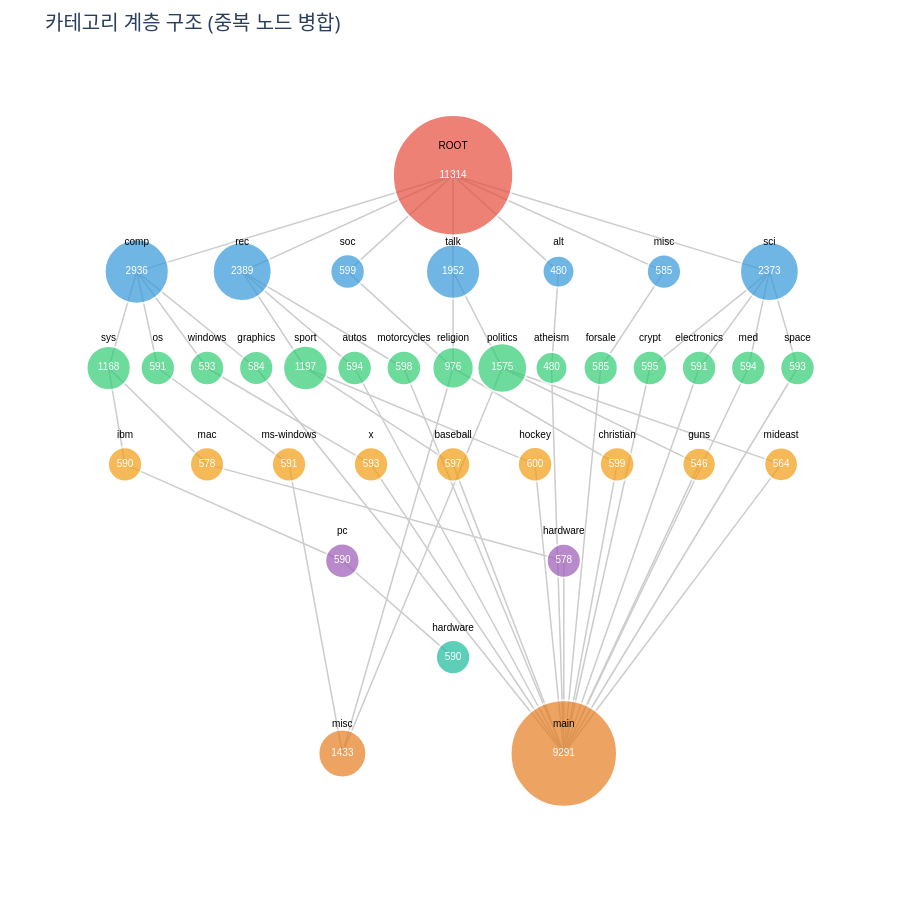

Notebook source saved alongside this figure:
### Code cell
import plotly.graph_objects as go

# 데이터
data = count_by_class_dict

nodes_by_level_and_name = {}
nodes = {}
edges = set()
node_id = 0

root_key = ('ROOT', 0)
nodes[root_key] = {'id': node_id, 'label': 'ROOT', 'level': 0, 'count': len(TRAIN_DICT)}
nodes_by_level_and_name[(0, 'ROOT')] = root_key
node_id += 1

for level, name_count_dict in data.items():
    current_level = level + 1
    for name, count in name_count_dict.items():
        node_key = (name, current_level)
        if node_key not in nodes:
            nodes[node_key] = {
                'id': node_id,
                'label': name,
                'level': current_level,
                'count': count,
            }
            nodes_by_level_and_name[(current_level, name)] = node_key
            node_id += 1

for _, category_dict in TRAIN_DICT.items():
    ordered_path = sorted(
        (int(k), v) for k, v in category_dict.items() if k != 'category'
    )
    parent_key = root_key
    for level_idx, name in ordered_path:
        current_level = level_idx + 1
        node_key = nodes_by_level_and_name.get((current_level, name))
        if node_key is None:
            continue
        edges.add((parent_key, node_key))
        parent_key = node_key

levels = {}
for node_key, node in nodes.items():
    levels.setdefault(node['level'], []).append(node_key)


# 노드의 최대 자식 깊이를 계산하는 함수
def get_max_depth(node_key, edges, memo=None):
    """
    해당 노드에서 시작하여 도달할 수 있는 최대 깊이를 반환합니다.
    """
    if memo is None:
        memo = {}
    
    if node_key in memo:
        return memo[node_key]
    
    # 자식 노드 찾기
    children = [child for parent, child in edges if parent == node_key]
    
    if not children:
        memo[node_key] = 0
        return 0
    
    # 자식들의 최대 깊이 + 1
    max_child_depth = max(get_max_depth(child, edges, memo) for child in children)
    memo[node_key] = max_child_depth + 1
    
    return memo[node_key]


# 부모-자식 관계를 기반으로 노드 정렬 함수
def sort_nodes_by_hierarchy(node_keys, edges, nodes):
    """
    부모-자식 관계를 고려하여 노드를 정렬합니다.
    깊이가 깊은 노드를 왼쪽에 배치하고 (레벨 5 제외),
    같은 부모를 가진 노드들끼리 그룹화합니다.
    """
    if not node_keys:
        return []
    
    # 각 노드의 부모들 찾기
    node_parents = {}
    for parent, child in edges:
        if child in node_keys:
            if child not in node_parents:
                node_parents[child] = []
            node_parents[child].append(parent)
    
    # 부모가 없는 노드들 (루트 레벨)
    if not node_parents:
        return sorted(node_keys, key=lambda x: nodes[x]['label'])
    
    # 각 노드의 최대 깊이 계산
    depth_memo = {}
    for node_key in node_keys:
        get_max_depth(node_key, edges, depth_memo)
    
    # 부모별로 자식 노드 그룹화
    parent_to_children = {}
    for node in node_keys:
        parents = tuple(sorted(node_parents.get(node, [])))
        if parents not in parent_to_children:
            parent_to_children[parents] = []
        parent_to_children[parents].append(node)
    
    # 각 그룹 내에서 정렬
    # 레벨 5가 아니면: 깊이가 깊은 것 -> 알파벳순
    # 레벨 5이면: 알파벳순만
    for parents in parent_to_children:
        children = parent_to_children[parents]
        current_level = nodes[children[0]]['level']
        
        if current_level == 6:  # 레벨 5 (0-indexed이므로 6)
            # 레벨 5는 알파벳순으로만 정렬
            parent_to_children[parents].sort(key=lambda x: nodes[x]['label'])
        else:
            # 다른 레벨은 깊이 우선 -> 알파벳순
            parent_to_children[parents].sort(
                key=lambda x: (-depth_memo.get(x, 0), nodes[x]['label'])
            )
    
    # 부모의 x 좌표 순서대로 자식들을 배치
    sorted_nodes = []
    
    # 첫 번째 레벨은 부모의 x 좌표가 없으므로 깊이 -> 알파벳순으로
    if all(p not in nodes or 'x' not in nodes[p] for parents in parent_to_children.keys() for p in parents):
        sorted_parent_groups = sorted(
            parent_to_children.keys(),
            key=lambda parents: (
                -max(depth_memo.get(child, 0) for child in parent_to_children[parents]),
                min(nodes[child]['label'] for child in parent_to_children[parents])
            )
        )
    else:
        # 부모의 x 좌표를 기준으로 정렬
        def get_parent_x(parents):
            if not parents:
                return 0
            parent_xs = [nodes[p].get('x', 0) for p in parents if p in nodes]
            return sum(parent_xs) / len(parent_xs) if parent_xs else 0
        
        sorted_parent_groups = sorted(parent_to_children.keys(), key=get_parent_x)
    
    for parents in sorted_parent_groups:
        sorted_nodes.extend(parent_to_children[parents])
    
    return sorted_nodes


# 레벨별 노드 배치 (계층 구조 기반 정렬 적용)
for level, node_keys in levels.items():
    # 계층 구조 기반 정렬 적용
    sorted_node_keys = sort_nodes_by_hierarchy(node_keys, edges, nodes)
    
    num_nodes = len(sorted_node_keys)
    y = -level * 2
    for i, key in enumerate(sorted_node_keys):
        if num_nodes == 1:
            x = 0
        else:
            spacing = min(15, 50 / num_nodes)
            x = (i - (num_nodes - 1) / 2) * spacing
        nodes[key]['x'] = x
        nodes[key]['y'] = y

edge_x = []
edge_y = []
for parent, child in edges:
    edge_x.extend([nodes[parent]['x'], nodes[child]['x'], None])
    edge_y.extend([nodes[parent]['y'], nodes[child]['y'], None])

edge_trace = go.Scatter(
    x=edge_x,
    y=edge_y,
    mode='lines',
    line=dict(width=1.5, color='#cccccc'),
    hoverinfo='none'
)

node_colors = ['#e74c3c', '#3498db', '#2ecc71', '#f39c12', '#9b59b6', '#1abc9c', '#e67e22']
node_x = []
node_y = []
node_labels = []
node_counts = []
node_color = []
node_sizes = []

for n in nodes.values():
    node_x.append(n['x'])
    node_y.append(n['y'])
    node_labels.append(n['label'])
    node_counts.append(str(n.get('count', 0)))
    node_color.append(node_colors[n['level'] % len(node_colors)])
    base_size = 14 if n['level'] == 0 else 10
    scale = 0 if n.get('count') is None else max(0, n['count']) ** 0.5
    node_sizes.append(base_size + scale)

parent_counts = {}
for parent, child in edges:
    parent_counts[child] = parent_counts.get(child, 0) + 1

hover_text = []
for node_key, n in nodes.items():
    parent_count = parent_counts.get(node_key, 0)
    base_text = f"{n['label']}<br>레벨: {n['level']}<br>개수: {n.get('count', 0)}"
    if parent_count > 1:
        hover_text.append(base_text + f"<br>부모 노드: {parent_count}개")
    else:
        hover_text.append(base_text)

node_trace = go.Scatter(
    x=node_x,
    y=node_y,
    mode='markers',
    marker=dict(
        size=node_sizes,
        color=node_color,
        line=dict(width=2, color='white')
    ),
    hoverinfo='text',
    hovertext=hover_text
)

count_text_trace = go.Scatter(
    x=node_x,
    y=node_y,
    mode='text',
    text=node_counts,
    textposition='middle center',
    textfont=dict(size=10, color='white', family='Arial'),
    hoverinfo='none'
)

label_text_trace = go.Scatter(
    x=node_x,
    y=[y + 0.5 for y in node_y],
    mode='text',
    text=node_labels,
    textposition='top center',
    textfont=dict(size=10, color='black', family='Arial'),
    hoverinfo='none'
)

layout = go.Layout(
    title=dict(text='카테고리 계층 구조 (중복 노드 병합)', font=dict(size=20)),
    showlegend=False,
    hovermode='closest',
    xaxis=dict(showgrid=False, zeroline=False, showticklabels=False),
    yaxis=dict(showgrid=False, zeroline=False, showticklabels=False),
    plot_bgcolor='#ffffff',
    paper_bgcolor='#ffffff',
    margin=dict(l=40, r=40, t=60, b=40),
    height=900,
)

fig = go.Figure(
    data=[edge_trace, node_trace, count_text_trace, label_text_trace],
    layout=layout,
)
fig.show()

### Figure 1 — Plotly figure (JSON) as saved in the notebook; plotly's stock layout.template omitted (floating-point values rounded to 4 significant figures; data arrays with more than 128 entries replaced by an {"elided": "..."} marker saying what was removed)
{"data": [{"hoverinfo": "none", "line": {"color": "#cccccc", "width": 1.5}, "mode": "lines", "type": "scatter", "x": {"elided": "162 float values"}, "y": {"elided": "162 int values"}}, {"hoverinfo": "text", "hovertext": ["ROOT<br>레벨: 0<br>개수: 11314", "talk<br>레벨: 1<br>개수: 1952", "rec<br>레벨: 1<br>개수: 2389", "comp<br>레벨: 1<br>개수: 2936", "alt<br>레벨: 1<br>개수: 480", "sci<br>레벨: 1<br>개수: 2373", "soc<br>레벨: 1<br>개수: 599", "misc<br>레벨: 1<br>개수: 585", "politics<br>레벨: 2<br>개수: 1575", "autos<br>레벨: 2<br>개수: 594", "sys<br>레벨: 2<br>개수: 1168", "atheism<br>레벨: 2<br>개수: 480", "sport<br>레벨: 2<br>개수: 1197", "os<br>레벨: 2<br>개수: 591", "crypt<br>레벨: 2<br>개수: 595", "med<br>레벨: 2<br>개수: 594", "motorcycles<br>레벨: 2<br>개수: 598", "windows<br>레벨: 2<br>개수: 593", "graphics<br>레벨: 2<br>개수: 584", "electronics<br>레벨: 2<br>개수: 591", "space<br>레벨: 2<br>개수: 593", "religion<br>레벨: 2<br>개수: 976<br>부모 노드: 2개", "forsale<br>레벨: 2<br>개수: 585", "mideast<br>레벨: 3<br>개수: 564", "mac<br>레벨: 3<br>개수: 578", "baseball<br>레벨: 3<br>개수: 597", "ms-windows<br>레벨: 3<br>개수: 591", "hockey<br>레벨: 3<br>개수: 600", "x<br>레벨: 3<br>개수: 593", "ibm<br>레벨: 3<br>개수: 590", "guns<br>레벨: 3<br>개수: 546", "christian<br>레벨: 3<br>개수: 599", "hardware<br>레벨: 4<br>개수: 578", "pc<br>레벨: 4<br>개수: 590", "hardware<br>레벨: 5<br>개수: 590", "main<br>레벨: 6<br>개수: 9291<br>부모 노드: 16개", "misc<br>레벨: 6<br>개수: 1433<br>부모 노드: 3개"], "marker": {"color": ["#e74c3c", "#3498db", "#3498db", "#3498db", "#3498db", "#3498db", "#3498db", "#3498db", "#2ecc71", "#2ecc71", "#2ecc71", "#2ecc71", "#2ecc71", "#2ecc71", "#2ecc71", "#2ecc71", "#2ecc71", "#2ecc71", "#2ecc71", "#2ecc71", "#2ecc71", "#2ecc71", "#2ecc71", "#f39c12", "#f39c12", "#f39c12", "#f39c12", "#f39c12", "#f39c12", "#f39c12", "#f39c12", "#f39c12", "#9b59b6", "#9b59b6", "#1abc9c", "#e67e22", "#e67e22"], "line": {"color": "white", "width": 2}, "size": [120.4, 54.18, 58.88, 64.18, 31.91, 58.71, 34.47, 34.19, 49.69, 34.37, 44.18, 31.91, 44.6, 34.31, 34.39, 34.37, 34.45, 34.35, 34.17, 34.31, 34.35, 41.24, 34.19, 33.75, 34.04, 34.43, 34.31, 34.49, 34.35, 34.29, 33.37, 34.47, 34.04, 34.29, 34.29, 106.4, 47.85]}, "mode": "markers", "type": "scatter", "x": [0, 0, -14.29, -21.43, 7.143, 21.43, -7.143, 14.29, 3.333, -6.667, -23.33, 6.667, -10, -20, 13.33, 20, -3.333, -16.67, -13.33, 16.67, 23.33, 0, 10, 22.22, -16.67, 0, -11.11, 5.556, -5.556, -22.22, 16.67, 11.11, 7.5, -7.5, 0, 7.5, -7.5], "y": [0, -2, -2, -2, -2, -2, -2, -2, -4, -4, -4, -4, -4, -4, -4, -4, -4, -4, -4, -4, -4, -4, -4, -6, -6, -6, -6, -6, -6, -6, -6, -6, -8, -8, -10, -12, -12]}, {"hoverinfo": "none", "mode": "text", "text": ["11314", "1952", "2389", "2936", "480", "2373", "599", "585", "1575", "594", "1168", "480", "1197", "591", "595", "594", "598", "593", "584", "591", "593", "976", "585", "564", "578", "597", "591", "600", "593", "590", "546", "599", "578", "590", "590", "9291", "1433"], "textfont": {"color": "white", "family": "Arial", "size": 10}, "textposition": "middle center", "type": "scatter", "x": [0, 0, -14.29, -21.43, 7.143, 21.43, -7.143, 14.29, 3.333, -6.667, -23.33, 6.667, -10, -20, 13.33, 20, -3.333, -16.67, -13.33, 16.67, 23.33, 0, 10, 22.22, -16.67, 0, -11.11, 5.556, -5.556, -22.22, 16.67, 11.11, 7.5, -7.5, 0, 7.5, -7.5], "y": [0, -2, -2, -2, -2, -2, -2, -2, -4, -4, -4, -4, -4, -4, -4, -4, -4, -4, -4, -4, -4, -4, -4, -6, -6, -6, -6, -6, -6, -6, -6, -6, -8, -8, -10, -12, -12]}, {"hoverinfo": "none", "mode": "text", "text": ["ROOT", "talk", "rec", "comp", "alt", "sci", "soc", "misc", "politics", "autos", "sys", "atheism", "sport", "os", "crypt", "med", "motorcycles", "windows", "graphics", "electronics", "space", "religion", "forsale", "mideast", "mac", "baseball", "ms-windows", "hockey", "x", "ibm", "guns", "christian", "hardware", "pc", "hardware", "main", "misc"], "textfont": {"color": "black", "family": "Arial", "size": 10}, "textposition": "top center", "type": "scatter", "x": [0, 0, -14.29, -21.43, 7.143, 21.43, -7.143, 14.29, 3.333, -6.667, -23.33, 6.667, -10, -20, 13.33, 20, -3.333, -16.67, -13.33, 16.67, 23.33, 0, 10, 22.22, -16.67, 0, -11.11, 5.556, -5.556, -22.22, 16.67, 11.11, 7.5, -7.5, 0, 7.5, -7.5], "y": [0.5, -1.5, -1.5, -1.5, -1.5, -1.5, -1.5, -1.5, -3.5, -3.5, -3.5, -3.5, -3.5, -3.5, -3.5, -3.5, -3.5, -3.5, -3.5, -3.5, -3.5, -3.5, -3.5, -5.5, -5.5, -5.5, -5.5, -5.5, -5.5, -5.5, -5.5, -5.5, -7.5, -7.5, -9.5, -11.5, -11.5]}], "layout": {"height": 900, "hovermode": "closest", "margin": {"b": 40, "l": 40, "r": 40, "t": 60}, "paper_bgcolor": "#ffffff", "plot_bgcolor": "#ffffff", "showlegend": false, "title": {"font": {"size": 20}, "text": "카테고리 계층 구조 (중복 노드 병합)"}, "xaxis": {"showgrid": false, "showticklabels": false, "zeroline": false}, "yaxis": {"showgrid": false, "showticklabels": false, "zeroline": false}}}
